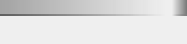
<?xml version="1.0" encoding="UTF-8"?>
<ui version="4.0">
 <class>snapshotItem</class>
 <widget class="QWidget" name="snapshotItem">
  <property name="geometry">
   <rect>
    <x>0</x>
    <y>0</y>
    <width>187</width>
    <height>44</height>
   </rect>
  </property>
  <property name="windowTitle">
   <string notr="true"/>
  </property>
  <property name="styleSheet">
   <string notr="true">QLabel {
    border: 0px;
    background: background: qlineargradient(spread:pad, x1:0, y1:0, x2:1, y2:0, stop:0 rgba(0, 0, 0, 0), stop:1 rgba(255, 255, 255, 40));
	padding: 3px;
}</string>
  </property>
  <layout class="QGridLayout" name="versionedLayout" rowstretch="0,1" columnstretch="0,1,0,0">
   <property name="margin">
    <number>0</number>
   </property>
   <property name="spacing">
    <number>0</number>
   </property>
   <item row="0" column="3">
    <widget class="QLabel" name="sizeLabel">
     <property name="toolTip">
      <string notr="true"/>
     </property>
     <property name="styleSheet">
      <string notr="true">QLabel {
	background: qlineargradient(spread:pad, x1:0, y1:0, x2:1, y2:0, stop:0 rgba(255, 255, 255, 0), stop:1 rgba(64, 64, 64, 175));
    border-bottom: 2px solid qlineargradient(spread:pad, x1:0, y1:0, x2:1, y2:0, stop:0 rgba(255, 255, 255, 0), stop:1 rgba(128, 128, 128, 175));
	padding: 0px;
}</string>
     </property>
     <property name="textFormat">
      <enum>Qt::PlainText</enum>
     </property>
     <property name="alignment">
      <set>Qt::AlignRight|Qt::AlignTrailing|Qt::AlignVCenter</set>
     </property>
     <property name="margin">
      <number>2</number>
     </property>
    </widget>
   </item>
   <item row="1" column="0">
    <widget class="QLabel" name="authorLabel">
     <property name="minimumSize">
      <size>
       <width>0</width>
       <height>25</height>
      </size>
     </property>
     <property name="textFormat">
      <enum>Qt::PlainText</enum>
     </property>
     <property name="alignment">
      <set>Qt::AlignLeading|Qt::AlignLeft|Qt::AlignTop</set>
     </property>
     <property name="margin">
      <number>2</number>
     </property>
    </widget>
   </item>
   <item row="1" column="1">
    <widget class="QLabel" name="commentLabel">
     <property name="minimumSize">
      <size>
       <width>0</width>
       <height>25</height>
      </size>
     </property>
     <property name="textFormat">
      <enum>Qt::PlainText</enum>
     </property>
     <property name="alignment">
      <set>Qt::AlignLeading|Qt::AlignLeft|Qt::AlignTop</set>
     </property>
     <property name="wordWrap">
      <bool>true</bool>
     </property>
     <property name="margin">
      <number>2</number>
     </property>
    </widget>
   </item>
   <item row="1" column="3">
    <widget class="QLabel" name="dateLabel">
     <property name="minimumSize">
      <size>
       <width>0</width>
       <height>25</height>
      </size>
     </property>
     <property name="accessibleDescription">
      <string notr="true"/>
     </property>
     <property name="styleSheet">
      <string notr="true">QLabel {
	padding: 4px;
}</string>
     </property>
     <property name="textFormat">
      <enum>Qt::PlainText</enum>
     </property>
     <property name="alignment">
      <set>Qt::AlignBottom|Qt::AlignRight|Qt::AlignTrailing</set>
     </property>
    </widget>
   </item>
   <item row="0" column="0" colspan="2">
    <widget class="QLabel" name="fileNameLabel">
     <property name="styleSheet">
      <string notr="true">QLabel {
	background: qlineargradient(spread:pad, x1:0, y1:0, x2:1, y2:0, stop:0 rgba(128, 128, 128, 175), stop:1 rgba(64, 64,64, 0));
    border-bottom: 2px solid qlineargradient(spread:pad, x1:0, y1:0, x2:1, y2:0, stop:0 rgba(64, 64, 64, 175), stop:1 rgba(255, 255,255, 0));
	padding: 0px;
}</string>
     </property>
     <property name="textFormat">
      <enum>Qt::PlainText</enum>
     </property>
    </widget>
   </item>
   <item row="0" column="2">
    <widget class="QLabel" name="verRevLabel">
     <property name="textFormat">
      <enum>Qt::RichText</enum>
     </property>
    </widget>
   </item>
  </layout>
 </widget>
 <resources/>
 <connections/>
</ui>
